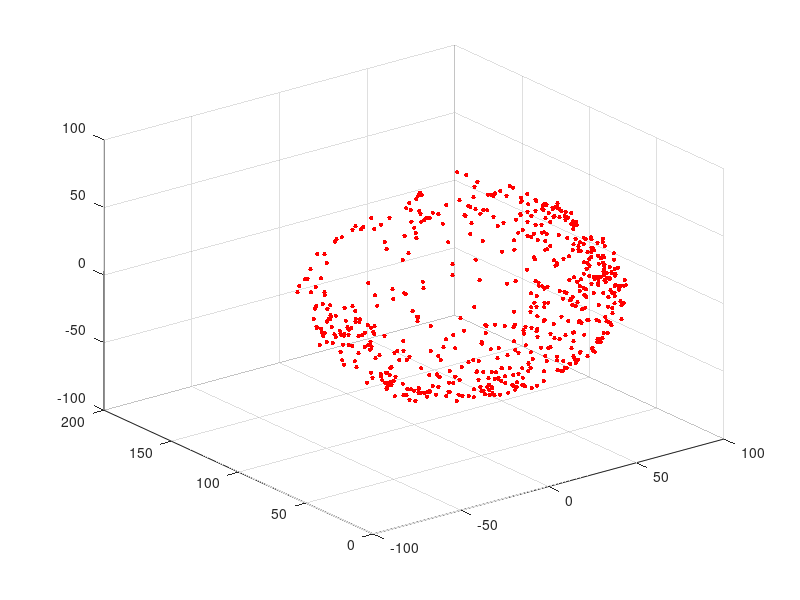

MATLAB code to generate this figure: (Note: this script raises an error after producing the figure.)
%% import data
clear

data = csvread('data3.csv');
mx = data(:,1);
my = data(:,2);
mz = data(:,3);

%% least square method
n = length(mx);
for i = 1:1:n
    M(i,1) = mx(i)^2;
    M(i,2) = my(i)^2;
    M(i,3) = mz(i)^2;
    M(i,4) = 2*mx(i)*my(i);
    M(i,5) = 2*my(i)*mz(i);
    M(i,6) = 2*mz(i)*mx(i);
    M(i,7) = mx(i);
    M(i,8) = my(i);
    M(i,9) = mz(i);
    I(i,1) = -1;
end

p = M\I;

%% matrix
% p = []
A = [p(1) p(4) p(6);
    p(4) p(2) p(5)
    p(6) p(5) p(3)];

[P, Lambda] = eig(A);

p1 = P(:,1)*25;
p2 = P(:,2)*25;
p3 = P(:,3)*25;

%% center point
A2 = 2*A;
B2 = -[p(7); p(8); p(9)];
C2 = A2\B2;
%% plot
plot3(mx,my,mz,'.','Color','r','MarkerSize',10);
grid on;
hold on;
f = @(x,y,z) p(1)*x.^2 + p(2)*y.^2 + p(3)*z.^2 + 2*p(4)*x*y + 2*p(5)*y*z + 2*p(6)*z*x + p(7)*x + p(8)*y + p(9)*z + 1;
fimplicit3(f,'EdgeColor','none','FaceAlpha',.2);
pbaspect([1 1 1]);
xlabel('$mx$ [nT]','Interpreter','latex');
ylabel('$my$ [nT]','Interpreter','latex');
zlabel('$mz$ [nT]','Interpreter','latex');
xlim([-100 100])
ylim([-50 150])
zlim([-100 100])
xticks([-100:50:100])
yticks([-50:50:150])
zticks([-100:50:100])
% legend('Data','Approximate Ellipse');
% legend('Data','Approximate Ellipse','FontSize',25);
h_axes = gca;
h_axes.XAxis.FontSize = 25;
h_axes.YAxis.FontSize = 25;
h_axes.ZAxis.FontSize = 25;

quiver3(C2(1),C2(2),C2(3),p1(1),p1(2),p1(3),'LineWidth',2);
quiver3(C2(1),C2(2),C2(3),p2(1),p2(2),p2(3),'LineWidth',2);
quiver3(C2(1),C2(2),C2(3),p3(1),p3(2),p3(3),'LineWidth',2);

%% test plot
a = [-1; -1; -1; 0; 0; 0; 0; 0; 0];
f = @(x,y,z) a(1)*x.^2 + a(2)*y.^2 + a(3)*z.^2 + 2*a(4)*x*y + 2*a(5)*y*z + 2*a(6)*z*x + a(7)*x + a(8)*y + a(9)*z  + 1;
fimplicit3(f,'EdgeColor','[1 1 1]','FaceAlpha',.2);
pbaspect([1 1 1]);
xlabel('$mz$','Interpreter','latex');
ylabel('$my$','Interpreter','latex');
zlabel('$mz$','Interpreter','latex');
h_axes = gca;
h_axes.XAxis.FontSize = 25;
h_axes.YAxis.FontSize = 25;
h_axes.ZAxis.FontSize = 25;
